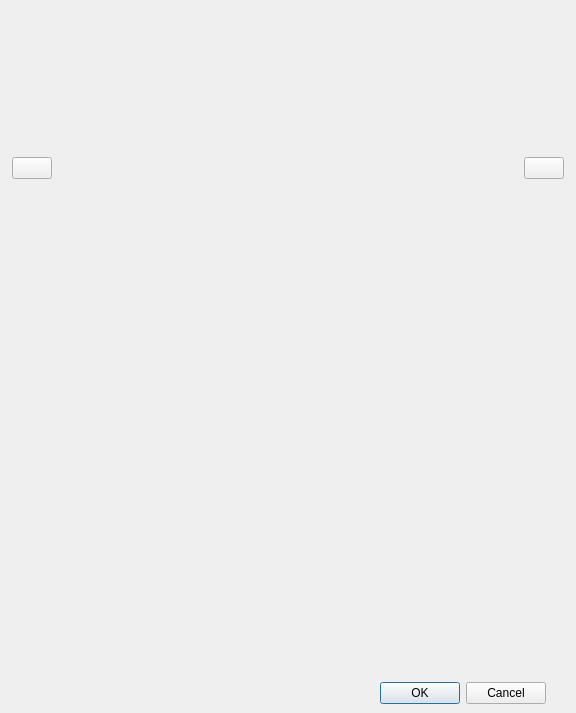
<?xml version="1.0" encoding="UTF-8"?>
<ui version="4.0">
 <class>PLSBgmLibraryView</class>
 <widget class="QWidget" name="PLSBgmLibraryView">
  <property name="geometry">
   <rect>
    <x>0</x>
    <y>0</y>
    <width>576</width>
    <height>713</height>
   </rect>
  </property>
  <property name="windowTitle">
   <string>Form</string>
  </property>
  <layout class="QVBoxLayout" name="libraryVerticalLayout_2">
   <property name="spacing">
    <number>0</number>
   </property>
   <property name="leftMargin">
    <number>0</number>
   </property>
   <property name="topMargin">
    <number>0</number>
   </property>
   <property name="rightMargin">
    <number>0</number>
   </property>
   <property name="bottomMargin">
    <number>0</number>
   </property>
   <item>
    <widget class="QFrame" name="frame_content">
     <property name="frameShape">
      <enum>QFrame::NoFrame</enum>
     </property>
     <property name="frameShadow">
      <enum>QFrame::Raised</enum>
     </property>
     <layout class="QVBoxLayout" name="verticalLayout_2">
      <property name="spacing">
       <number>0</number>
      </property>
      <property name="leftMargin">
       <number>0</number>
      </property>
      <property name="topMargin">
       <number>0</number>
      </property>
      <property name="rightMargin">
       <number>0</number>
      </property>
      <property name="bottomMargin">
       <number>0</number>
      </property>
      <item>
       <widget class="QFrame" name="frame_top">
        <layout class="QHBoxLayout" name="horizontalLayout_2">
         <property name="spacing">
          <number>0</number>
         </property>
         <property name="sizeConstraint">
          <enum>QLayout::SetNoConstraint</enum>
         </property>
         <property name="leftMargin">
          <number>0</number>
         </property>
         <property name="topMargin">
          <number>0</number>
         </property>
         <property name="rightMargin">
          <number>0</number>
         </property>
         <property name="bottomMargin">
          <number>0</number>
         </property>
         <item>
          <widget class="QFrame" name="preFrame">
           <property name="frameShape">
            <enum>QFrame::NoFrame</enum>
           </property>
           <property name="frameShadow">
            <enum>QFrame::Raised</enum>
           </property>
           <layout class="QHBoxLayout" name="horizontalLayout_11">
            <property name="spacing">
             <number>0</number>
            </property>
            <property name="sizeConstraint">
             <enum>QLayout::SetNoConstraint</enum>
            </property>
            <property name="leftMargin">
             <number>12</number>
            </property>
            <property name="topMargin">
             <number>0</number>
            </property>
            <property name="rightMargin">
             <number>12</number>
            </property>
            <property name="bottomMargin">
             <number>0</number>
            </property>
            <item>
             <widget class="QPushButton" name="preGroupBtn">
              <property name="text">
               <string/>
              </property>
             </widget>
            </item>
           </layout>
          </widget>
         </item>
         <item>
          <widget class="QWidget" name="groupFrame" native="true">
           <property name="minimumSize">
            <size>
             <width>0</width>
             <height>0</height>
            </size>
           </property>
           <layout class="QHBoxLayout" name="horizontalLayout_7">
            <property name="spacing">
             <number>0</number>
            </property>
            <property name="sizeConstraint">
             <enum>QLayout::SetNoConstraint</enum>
            </property>
            <property name="leftMargin">
             <number>0</number>
            </property>
            <property name="topMargin">
             <number>0</number>
            </property>
            <property name="rightMargin">
             <number>0</number>
            </property>
            <property name="bottomMargin">
             <number>0</number>
            </property>
            <item>
             <widget class="QScrollArea" name="groupScrollArea">
              <property name="frameShape">
               <enum>QFrame::NoFrame</enum>
              </property>
              <property name="horizontalScrollBarPolicy">
               <enum>Qt::ScrollBarAlwaysOff</enum>
              </property>
              <property name="widgetResizable">
               <bool>true</bool>
              </property>
              <widget class="QWidget" name="widgetContent">
               <property name="geometry">
                <rect>
                 <x>0</x>
                 <y>0</y>
                 <width>448</width>
                 <height>334</height>
                </rect>
               </property>
               <layout class="QHBoxLayout" name="groupHLayout">
                <property name="spacing">
                 <number>5</number>
                </property>
                <property name="sizeConstraint">
                 <enum>QLayout::SetNoConstraint</enum>
                </property>
                <property name="leftMargin">
                 <number>25</number>
                </property>
                <property name="topMargin">
                 <number>0</number>
                </property>
                <property name="rightMargin">
                 <number>25</number>
                </property>
                <property name="bottomMargin">
                 <number>0</number>
                </property>
               </layout>
              </widget>
             </widget>
            </item>
           </layout>
          </widget>
         </item>
         <item>
          <widget class="QFrame" name="nextFrame">
           <property name="frameShape">
            <enum>QFrame::NoFrame</enum>
           </property>
           <property name="frameShadow">
            <enum>QFrame::Raised</enum>
           </property>
           <layout class="QHBoxLayout" name="horizontalLayout_12">
            <property name="spacing">
             <number>0</number>
            </property>
            <property name="sizeConstraint">
             <enum>QLayout::SetNoConstraint</enum>
            </property>
            <property name="leftMargin">
             <number>12</number>
            </property>
            <property name="topMargin">
             <number>0</number>
            </property>
            <property name="rightMargin">
             <number>12</number>
            </property>
            <property name="bottomMargin">
             <number>0</number>
            </property>
            <item>
             <widget class="QPushButton" name="nextGroupBtn">
              <property name="text">
               <string/>
              </property>
             </widget>
            </item>
           </layout>
          </widget>
         </item>
        </layout>
       </widget>
      </item>
      <item>
       <widget class="QFrame" name="totalListFrame">
        <property name="sizePolicy">
         <sizepolicy hsizetype="Expanding" vsizetype="Expanding">
          <horstretch>0</horstretch>
          <verstretch>0</verstretch>
         </sizepolicy>
        </property>
        <property name="frameShape">
         <enum>QFrame::NoFrame</enum>
        </property>
        <property name="frameShadow">
         <enum>QFrame::Raised</enum>
        </property>
        <layout class="QVBoxLayout" name="verticalLayout_list">
         <property name="spacing">
          <number>0</number>
         </property>
         <property name="sizeConstraint">
          <enum>QLayout::SetNoConstraint</enum>
         </property>
         <property name="leftMargin">
          <number>0</number>
         </property>
         <property name="topMargin">
          <number>0</number>
         </property>
         <property name="rightMargin">
          <number>0</number>
         </property>
         <property name="bottomMargin">
          <number>0</number>
         </property>
        </layout>
       </widget>
      </item>
     </layout>
    </widget>
   </item>
   <item>
    <widget class="QFrame" name="frame_bottom">
     <property name="frameShape">
      <enum>QFrame::NoFrame</enum>
     </property>
     <property name="frameShadow">
      <enum>QFrame::Raised</enum>
     </property>
     <layout class="QHBoxLayout" name="horizontalLayout">
      <property name="spacing">
       <number>10</number>
      </property>
      <property name="leftMargin">
       <number>30</number>
      </property>
      <property name="rightMargin">
       <number>30</number>
      </property>
      <item>
       <widget class="QLabel" name="countLabel">
        <property name="text">
         <string/>
        </property>
       </widget>
      </item>
      <item>
       <spacer name="horizontalSpacer">
        <property name="orientation">
         <enum>Qt::Horizontal</enum>
        </property>
        <property name="sizeHint" stdset="0">
         <size>
          <width>154</width>
          <height>20</height>
         </size>
        </property>
       </spacer>
      </item>
      <item>
       <widget class="PLSDialogButtonBox" name="buttonBox">
        <property name="standardButtons">
         <set>QDialogButtonBox::Cancel|QDialogButtonBox::Ok</set>
        </property>
       </widget>
      </item>
     </layout>
    </widget>
   </item>
  </layout>
 </widget>
 <customwidgets>
  <customwidget>
   <class>PLSDialogButtonBox</class>
   <extends>QDialogButtonBox</extends>
   <header>PLSDialogButtonBox.h</header>
  </customwidget>
 </customwidgets>
 <resources/>
 <connections/>
</ui>
